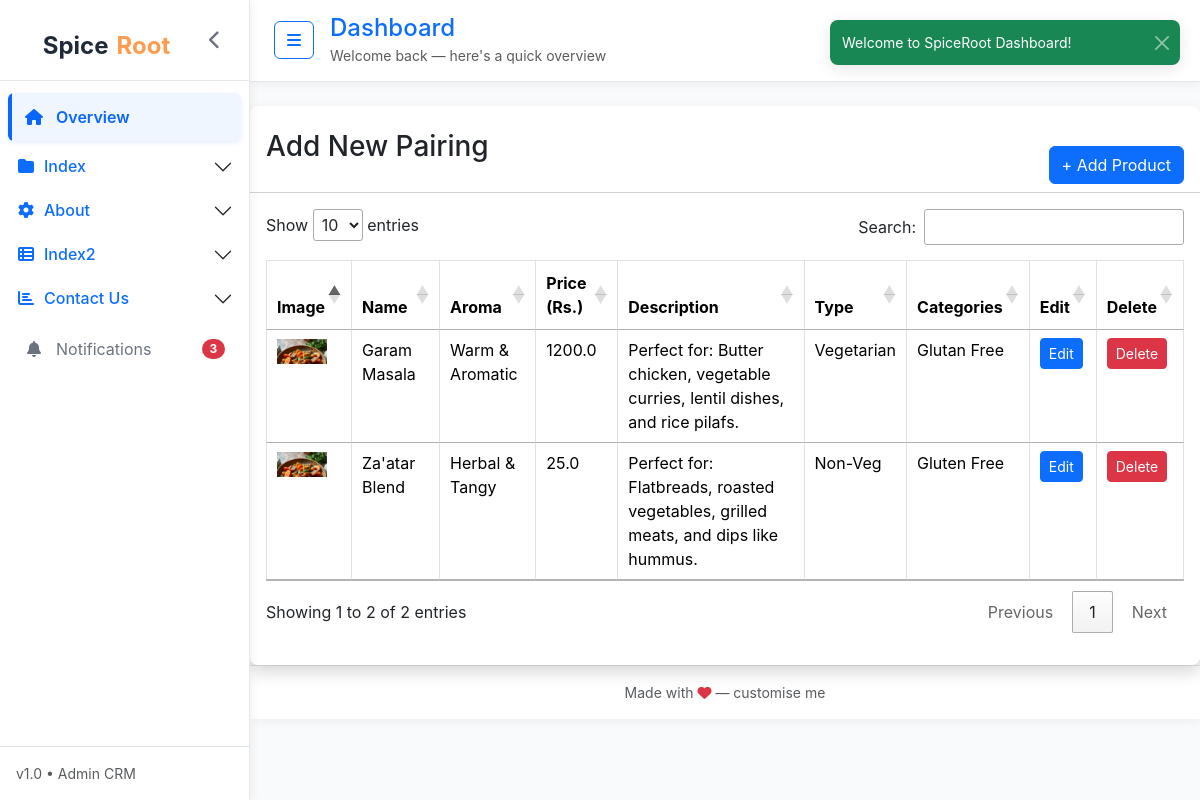
Screenshot of /pairings/ with the database file from the repository.
### app/models.py (models this page shows, shortened)
class Pairing(models.Model):
    vegan = models.CharField(max_length=100)
    name = models.CharField(max_length=255)
    aroma = models.CharField(max_length=255)
    price = models.FloatField()
    description = models.TextField()
    categories = models.CharField(max_length=255)  # comma-separated
    image = models.ImageField(upload_to='pairings/', blank=True, null=True)

### app/views.py (the view, shortened to what this page needs)
# urls.py: path('pairings/', views.paring, name='paring'),
def paring(request):
    pairings = Pairing.objects.all()
    return render(request, "add_pairing.html", {"pairings": pairings})

### app/templates/add_pairing.html (shortened to what this page needs)
{% extends "offline_base.html" %}
{% load static %}
{% block content %}
  <div class="card shadow border-0 py-3 mt-4 rounded-3">
    <div class="card-header d-flex justify-content-between">
<h3>Add New Pairing</h3>
  <button class="btn btn-primary mt-3" data-bs-toggle="modal" data-bs-target="#addProductModal">
    + Add Product
  </button>
    </div>
    <div class="card-body">
  <table class="table table-bordered " id="table">
    <thead>
      <tr>
        <th>Image</th>
        <th>Name</th>
        <th>Aroma</th>
        <th>Price (Rs.)</th>
        <th>Description</th>
        <th>Type</th>
        <th>Categories</th>
        <th>Edit</th>
        <th>Delete</th>
      </tr>
    </thead>
    <tbody>
      {% for pairing in pairings %}
      <tr>
        <td>
          {% if pairing.image %}
            <img src="{{ pairing.image.url }}" alt="{{ pairing.name }}" width="50">
          {% endif %}
        </td>
        <td>{{ pairing.name }}</td>
        <td>{{ pairing.aroma }}</td>
        <td>{{ pairing.price }}</td>
        <td>{{ pairing.description }}</td>
        <td>{{ pairing.categories }}</td>
        <td>{{ pairing.vegan }}</td>
        <td>
          <button class="btn btn-sm btn-primary" data-bs-toggle="modal" data-bs-target="#editProductModal{{ pairing.id }}">Edit</button>
        </td>
        <td>
          <button class="btn btn-sm btn-danger" data-bs-toggle="modal" data-bs-target="#deleteProductModal{{ pairing.id }}">Delete</button>
        </td>
      </tr>
      {% empty %}
      <tr>
        <td colspan="8" class="text-center">No pairings available.</td>
      </tr>
      {% endfor %}
    </tbody>
  </table>
</div>
</div>
{% endblock %}

### app/templates/offline_base.html (style rules this page uses)
:root { --bg: #f9fafb; --panel: #ffffff; --primary-blue: #0b66ff; --muted: #6b7280; --transition-speed: 0.3s; }
body { background: var(--bg); font-family: Inter, system-ui, -apple-system, 'Segoe UI', Roboto, 'Helvetica Neue', Arial; }
.card { background:white; }
.card-header { background: white; }

### rows the page displays
Pairing: image (picture), name "Garam Masala", aroma "Warm & Aromatic", price "1200.0", description "Perfect for: Butter chicken, vegetable curries, lentil dishes, and rice pilafs.", categories "Vegetarian", vegan "Glutan Free"
Pairing: image (picture), name "Za'atar Blend", aroma "Herbal & Tangy", price "25.0", description "Perfect for: Flatbreads, roasted vegetables, grilled meats, and dips like hummus.", categories "Non-Veg", vegan "Gluten Free"
